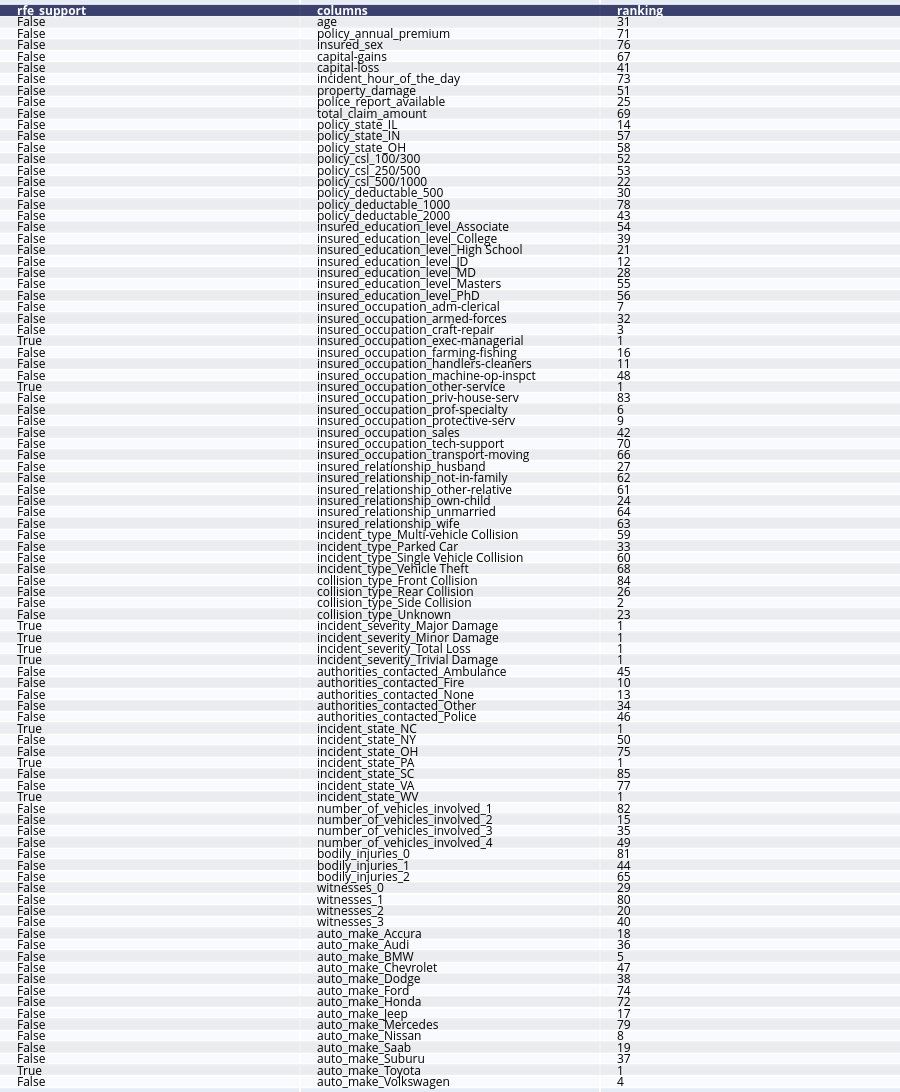

Source (notebook cell):
### Code cell
rfe = RFE(logit,10)
rfe = rfe.fit(X_train, Y_train)

# Identified columns for Recursive Feature Elimination
rfe_df = pd.DataFrame({"rfe_support" : rfe.support_,
                        "columns":[ i for i in X_train.columns],
                        "ranking": rfe.ranking_,
                        })
    
logit_rfe  = LogisticRegression(C=1.0, class_weight=None, dual=False, fit_intercept=True,
          intercept_scaling=1, max_iter=100, multi_class='ovr', n_jobs=1,
          penalty='l2', random_state=0, solver='liblinear', tol=0.0001,
          verbose=0, warm_start=False)

generic_model(logit_rfe,X_train,X_test,Y_train, Y_test)

tab_pl = ff.create_table(rfe_df)
py.iplot(tab_pl)
